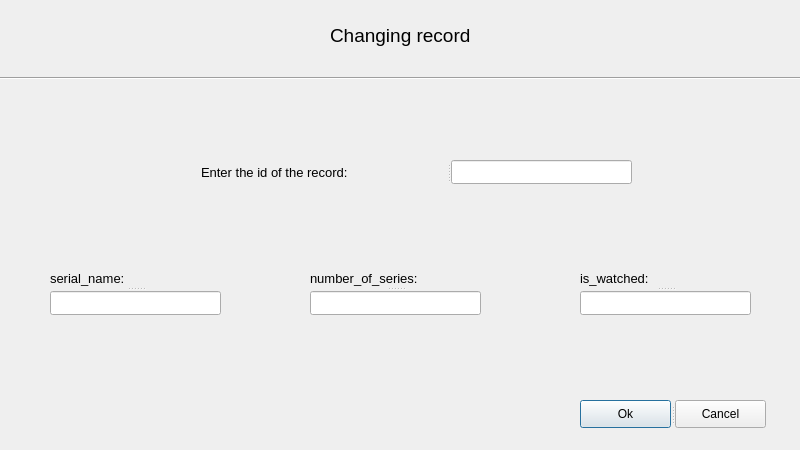
<?xml version="1.0" encoding="UTF-8"?>
<ui version="4.0">
 <class>ChangeDialog</class>
 <widget class="QDialog" name="ChangeDialog">
  <property name="geometry">
   <rect>
    <x>0</x>
    <y>0</y>
    <width>800</width>
    <height>450</height>
   </rect>
  </property>
  <property name="minimumSize">
   <size>
    <width>800</width>
    <height>450</height>
   </size>
  </property>
  <property name="maximumSize">
   <size>
    <width>800</width>
    <height>450</height>
   </size>
  </property>
  <property name="windowTitle">
   <string>Changing record</string>
  </property>
  <widget class="QLabel" name="label">
   <property name="geometry">
    <rect>
     <x>330</x>
     <y>20</y>
     <width>181</width>
     <height>31</height>
    </rect>
   </property>
   <property name="font">
    <font>
     <pointsize>14</pointsize>
    </font>
   </property>
   <property name="text">
    <string>Changing record</string>
   </property>
  </widget>
  <widget class="Line" name="line">
   <property name="geometry">
    <rect>
     <x>0</x>
     <y>70</y>
     <width>801</width>
     <height>16</height>
    </rect>
   </property>
   <property name="orientation">
    <enum>Qt::Horizontal</enum>
   </property>
  </widget>
  <widget class="QSplitter" name="splitter">
   <property name="geometry">
    <rect>
     <x>580</x>
     <y>400</y>
     <width>186</width>
     <height>28</height>
    </rect>
   </property>
   <property name="orientation">
    <enum>Qt::Horizontal</enum>
   </property>
   <widget class="QPushButton" name="okButton">
    <property name="enabled">
     <bool>true</bool>
    </property>
    <property name="text">
     <string>Ok</string>
    </property>
    <property name="default">
     <bool>true</bool>
    </property>
   </widget>
   <widget class="QPushButton" name="cancelButton">
    <property name="text">
     <string>Cancel</string>
    </property>
   </widget>
  </widget>
  <widget class="QSplitter" name="splitter_2">
   <property name="geometry">
    <rect>
     <x>50</x>
     <y>270</y>
     <width>171</width>
     <height>45</height>
    </rect>
   </property>
   <property name="orientation">
    <enum>Qt::Vertical</enum>
   </property>
   <widget class="QLabel" name="label_3">
    <property name="font">
     <font>
      <pointsize>10</pointsize>
     </font>
    </property>
    <property name="text">
     <string>serial_name:</string>
    </property>
    <property name="buddy">
     <cstring>serialNameEdit</cstring>
    </property>
   </widget>
   <widget class="QLineEdit" name="serialNameEdit"/>
  </widget>
  <widget class="QSplitter" name="splitter_3">
   <property name="geometry">
    <rect>
     <x>310</x>
     <y>270</y>
     <width>171</width>
     <height>45</height>
    </rect>
   </property>
   <property name="orientation">
    <enum>Qt::Vertical</enum>
   </property>
   <widget class="QLabel" name="label_4">
    <property name="font">
     <font>
      <pointsize>10</pointsize>
     </font>
    </property>
    <property name="text">
     <string>number_of_series:</string>
    </property>
    <property name="buddy">
     <cstring>numSeriesEdit</cstring>
    </property>
   </widget>
   <widget class="QLineEdit" name="numSeriesEdit"/>
  </widget>
  <widget class="QSplitter" name="splitter_4">
   <property name="geometry">
    <rect>
     <x>580</x>
     <y>270</y>
     <width>171</width>
     <height>45</height>
    </rect>
   </property>
   <property name="orientation">
    <enum>Qt::Vertical</enum>
   </property>
   <widget class="QLabel" name="label_5">
    <property name="font">
     <font>
      <pointsize>10</pointsize>
     </font>
    </property>
    <property name="text">
     <string>is_watched:</string>
    </property>
    <property name="buddy">
     <cstring>isWatchedEdit</cstring>
    </property>
   </widget>
   <widget class="QLineEdit" name="isWatchedEdit"/>
  </widget>
  <widget class="QSplitter" name="splitter_5">
   <property name="geometry">
    <rect>
     <x>201</x>
     <y>160</y>
     <width>431</width>
     <height>24</height>
    </rect>
   </property>
   <property name="orientation">
    <enum>Qt::Horizontal</enum>
   </property>
   <widget class="QLabel" name="label_2">
    <property name="font">
     <font>
      <pointsize>10</pointsize>
     </font>
    </property>
    <property name="text">
     <string>Enter the id of the record:</string>
    </property>
    <property name="buddy">
     <cstring>idEdit</cstring>
    </property>
   </widget>
   <widget class="QLineEdit" name="idEdit">
    <property name="font">
     <font>
      <pointsize>8</pointsize>
     </font>
    </property>
   </widget>
  </widget>
 </widget>
 <resources/>
 <connections/>
</ui>
